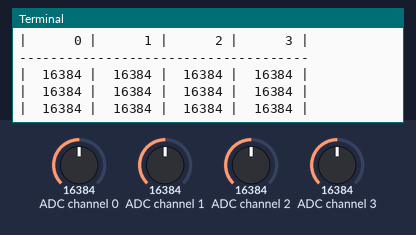
This program was run on a simulated Raspberry Pi (BCM pin numbers). Parts: the last lines printed to the terminal. The test bench sets the inputs (shaded band); at power-on: ADC channel 0 = 16384, ADC channel 1 = 16384, ADC channel 2 = 16384, ADC channel 3 = 16384 (analog values on the 0–32767 scale).

Above: at 1.2 s.
1.3 s: ADC channel 0 set to 9830
At 2.1 s:
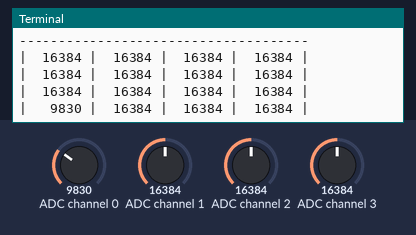
3.1 s: ADC channel 1 set to 9830
At 3.7 s:
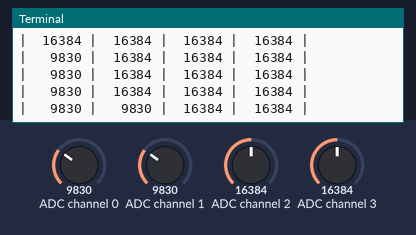
4.7 s: ADC channel 2 set to 9830
At 5.3 s:
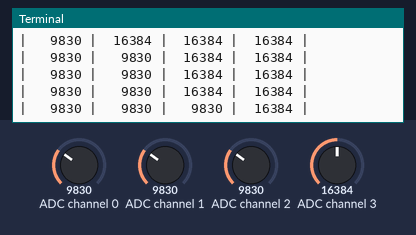
6.3 s: ADC channel 3 set to 9830
At 6.9 s:
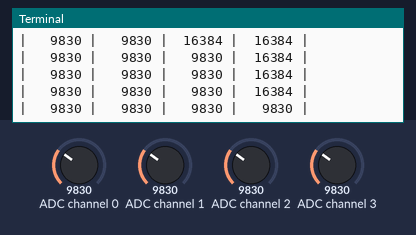
7.9 s: ADC channel 0 set to 983
At 8.5 s:
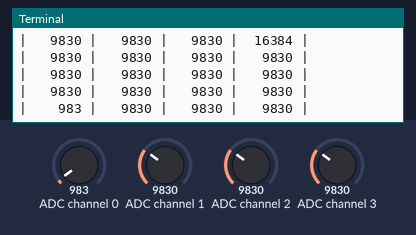
9.5 s: ADC channel 1 set to 983
At 10.1 s:
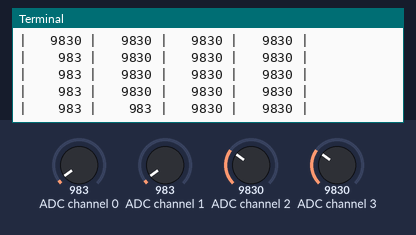

Measured:
- after the input at 1.3 s, the terminal: prints a new line after 0.35 s (image 1)
- after the input at 3.1 s, the terminal: prints a new line after 0.16 s (image 2)
- after the input at 4.7 s, the terminal: prints a new line after 0.17 s (image 3)
- after the input at 6.3 s, the terminal: prints a new line after 0.18 s (image 4)
- after the input at 7.9 s, the terminal: prints a new line after 0.18 s (image 5)
- after the input at 9.5 s, the terminal: prints a new line after 0.19 s (image 6)

The program:

ADS1115_simpletest.py
```python
"""
ADS1115 ADC interfacing with Raspberry Pi

This python program will read sample from ADC ADS1115 and display it on terminal

Python version : Python3
Tested on : Raspberry pi 3B+ and Raspberry pi Zero W
Author :
Date : 22/03/2022 12:30Am
"""

import time

# Import the ADS1x15 module.
import Adafruit_ADS1x15


# Create an ADS1115 ADC (16-bit) instance.
adc = Adafruit_ADS1x15.ADS1115()

# Choose a gain of 1 for reading voltages from 0 to 4.09V.
# Or pick a different gain to change the range of voltages that are read:
#  - 2/3 = +/-6.144V
#  -   1 = +/-4.096V
#  -   2 = +/-2.048V
#  -   4 = +/-1.024V
#  -   8 = +/-0.512V
#  -  16 = +/-0.256V
# See table 3 in the ADS1015/ADS1115 datasheet for more info on gain.
GAIN = 1

print('Reading ADS1x15 values, press Ctrl-C to quit...')
# Print nice channel column headers.
print('| {0:>6} | {1:>6} | {2:>6} | {3:>6} |'.format(*range(4)))
print('-' * 37)
# Main loop.
while True:
    # Read all the ADC channel values in a list.
    values = [0]*4
    for i in range(4):
        # Read the specified ADC channel using the previously set gain value.
        values[i] = adc.read_adc(i, gain=GAIN)
        # Note you can also pass in an optional data_rate parameter that controls
        # the ADC conversion time (in samples/second). Each chip has a different
        # set of allowed data rate values, see datasheet Table 9 config register
        # DR bit values.
        #values[i] = adc.read_adc(i, gain=GAIN, data_rate=128)
        # Each value will be a 12 or 16 bit signed integer value depending on the
        # ADC (ADS1015 = 12-bit, ADS1115 = 16-bit).
    # Print the ADC values.
    print('| {0:>6} | {1:>6} | {2:>6} | {3:>6} |'.format(*values))
    # Pause for half a second.
    time.sleep(0.5)
```
